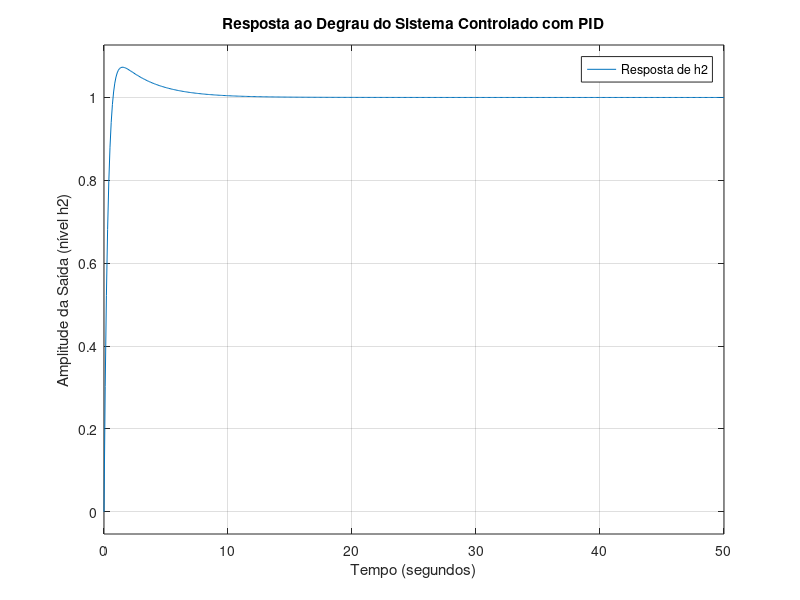

Here is the MATLAB script that generated this plot: (Note: this script raises an error after producing the figure.)
clear; clc; close all;

% Definição da variável de Laplace para a função de transferência
s = tf('s');

% Função de Transferência da planta linearizada
G = 1.62 / (s^2 + 0.081*s - 0.006561);
G.InputName = 'Vazão u';
G.OutputName = 'Nível h2';

%% 2. Definição dos Ganhos do Controlador PID
% Ganhos calculados analiticamente pelo método do LGR com cancelamento de polo.
Kp = 1;
Ki = 0.09;
Kd = 2.25;

% Criação do objeto do controlador PID
C = pid(Kp, Ki, Kd);

%% 3. Análise em Malha Fechada
% Sistema em malha aberta (controlador + planta)
L = C * G;

% Sistema em malha fechada (realimentação unitária)
T = feedback(L, 1);

% Exibição dos polos de malha fechada para verificação
polos_mf = pole(T);
disp('Polos de malha fechada:');
disp(polos_mf);

%% 4. Simulação e Visualização da Resposta ao Degrau
% Simulação da resposta a um degrau unitário na referência
figure;
step(T);
title('Resposta ao Degrau do Sistema Controlado com PID');
xlabel('Tempo (segundos)');
ylabel('Amplitude da Saída (nível h2)');
grid on;
legend('Resposta de h2');

% Exibição das métricas de desempenho no Command Window
info = stepinfo(T);
disp(' ');
disp('Métricas de Desempenho da Resposta ao Degrau:');
fprintf('Sobressinal (Overshoot): %.2f %%\n', info.Overshoot);
fprintf('Tempo de Assentamento (Settling Time): %.2f s\n', info.SettlingTime);
fprintf('Tempo de Subida (Rise Time): %.2f s\n', info.RiseTime);